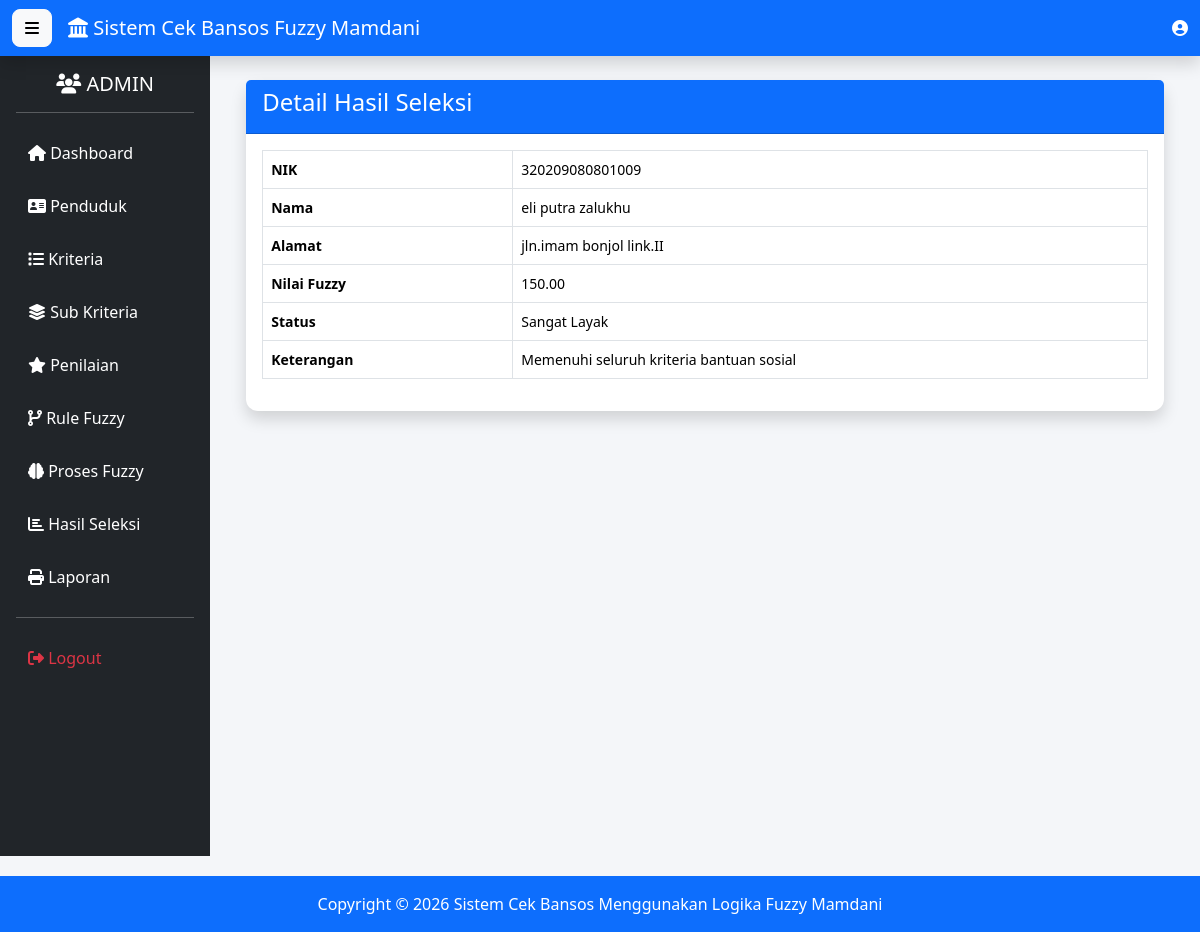
Screenshot of /hasil_seleksi/detail.php?id=1 with the database file from the repository.
### tables this page shows
CREATE TABLE `hasil_seleksi` (
  `id_hasil` int(11) NOT NULL,
  `id_penduduk` int(11) DEFAULT NULL,
  `nilai_akhir` decimal(5,2) DEFAULT NULL,
  `status_kelayakan` varchar(50) DEFAULT NULL,
  `keterangan` text DEFAULT NULL,
  `tanggal_cetak` date DEFAULT NULL
);

CREATE TABLE `penduduk` (
  `id_penduduk` int(11) NOT NULL,
  `nik` varchar(20) DEFAULT NULL,
  `nama` varchar(100) DEFAULT NULL,
  `jenis_kelamin` enum('Laki-laki','Perempuan') DEFAULT NULL,
  `tempat_lahir` varchar(50) DEFAULT NULL,
  `tanggal_lahir` date DEFAULT NULL,
  `alamat` text DEFAULT NULL,
  `desa` varchar(100) DEFAULT NULL,
  `kecamatan` varchar(100) DEFAULT NULL,
  `pekerjaan` varchar(100) DEFAULT NULL,
  `no_hp` varchar(15) DEFAULT NULL,
  `created_at` timestamp NOT NULL DEFAULT current_timestamp()
);

### hasil_seleksi/detail.php (the view, shortened to what this page needs)
<?php
include "../config/koneksi.php";
$id=$_GET['id'];
$data=mysqli_query($conn,"
SELECT
hasil_seleksi.*,
penduduk.*
FROM hasil_seleksi
JOIN penduduk
ON hasil_seleksi.id_penduduk=penduduk.id_penduduk
WHERE id_hasil='$id'
");
$d=mysqli_fetch_assoc($data);
include "../template/header.php";
include "../template/navbar.php";
include "../template/sidebar.php";
?>
<div class="container-fluid">
<div class="card shadow">
<div class="card-header bg-primary text-white">
<h4>
Detail Hasil Seleksi
</h4>
</div>
<div class="card-body">
<table class="table table-bordered">
<tr>
<th width="250">
NIK
</th>
<td>
<?= $d['nik']; ?>
</td>
</tr>
<tr>
<th>
Nama
</th>
<td>
<?= $d['nama']; ?>
</td>
</tr>
<tr>
<th>
Alamat
</th>
<td>
<?= $d['alamat']; ?>
</td>
</tr>
<tr>
<th>
Nilai Fuzzy
</th>
<td>
<?= number_format($d['nilai_akhir'],2); ?>
</td>
</tr>
<tr>
<th>
Status
</th>
<td>
<?= $d['status_kelayakan']; ?>
</td>
</tr>
<tr>
<th>
Keterangan
</th>
<td>
<?= $d['keterangan']; ?>
</td>
</tr>
</table>
</div>
</div>
</div>
<?php
include "../template/footer.php";
include "../template/script.php";
?>

### assets/css/style.css (style rules this page uses)
body { background:#f4f6f9; font-family:Segoe UI; }
.card { border:none; border-radius:12px; }
.card-header { font-weight:bold; }
.table { font-size:14px; }

### rows the page displays
hasil_seleksi: id_penduduk.nik "320209080801009", id_penduduk.nama "eli putra zalukhu", id_penduduk.alamat "jln.imam bonjol link.II", nilai_akhir "150.00", status_kelayakan "Sangat Layak", keterangan "Memenuhi seluruh kriteria bantuan sosial"
